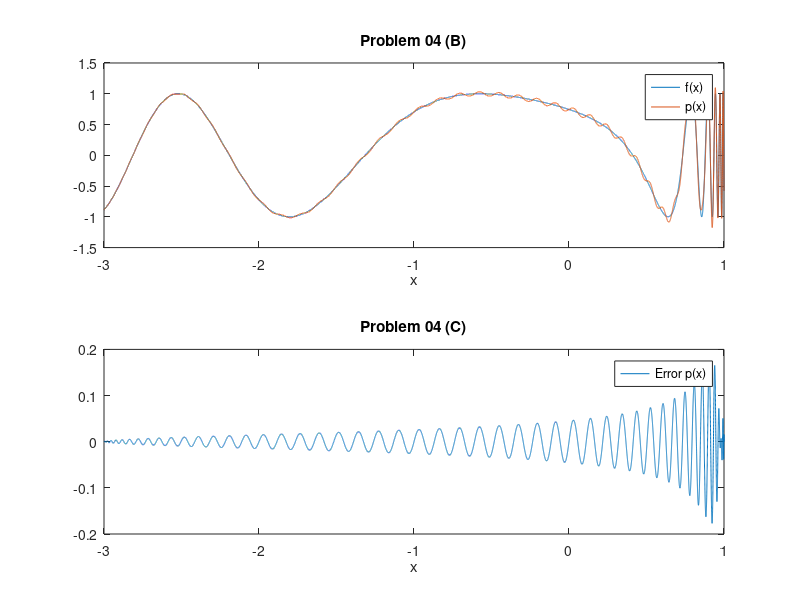

The MATLAB source for this figure:
% range [-2, 5.5]
a = -3;
b = 1;
x = a:0.0001:b;
size(x)

% function to interpolate on range [-3, 1]
f = cos(x.^2 - 1./(x-1.17).^2);

% fitting points
nNodes = 97;
nOrder = nNodes - 1;
j = 0:nOrder;

% Chebyshev nodes on [-1, 1], mapped onto the domain [a, b]
xj = (a + (b-a)/2*(cos(j*pi/nOrder) + 1));
fj = cos(xj.^2 - 1./(xj-1.17).^2);

% barycentric weights for chebyshev
w = (-1).^j;
w(1) = 1/2*w(1);
w(nNodes) = 1/2*w(nNodes);

% barycentric form of the interpolating polynomial
p = zeros(size(x));
for k = 1:numel(x)
    xk = x(k);
    match = find(xk == xj, 1);
    if ~isempty(match)
        p(k) = fj(match);
    else
        terms = w ./ (xk - xj);
        p(k) = sum(terms .* fj) / sum(terms);
    end
end

% Error/RMS calcs
error_p = p-f;
rms_p = sqrt(sum((error_p).^2)/length(x))

% plot
figure(1)
subplot(2, 1, 1)
plot(x, f, x, p)
xlabel("x")
legend("f(x)", "p(x)")
title("Problem 04 (B)")

subplot(2, 1, 2)
plot(x, error_p)
xlabel("x")
legend("Error p(x)")
title("Problem 04 (C)")
